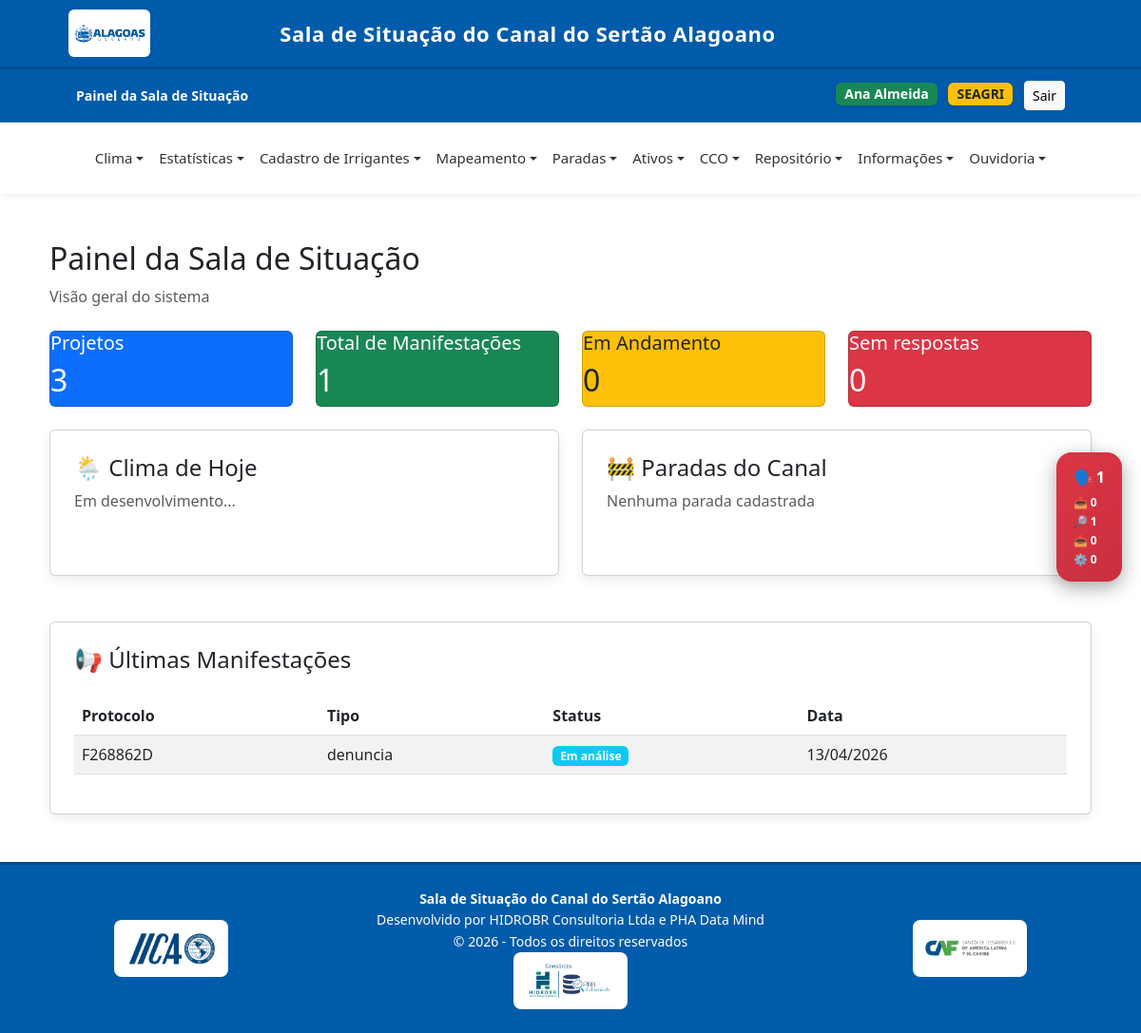
Screenshot of / (signed in) with the database file from the repository.
### core/models.py (models this page shows, shortened)
class User(AbstractUser):
    GRUPOS_CHOICES = [
        ('seinfra', 'SEINFRA'),
        ('casal', 'CASAL'),
        ('segov', 'SEGOV'),
        ('seagri', 'SEAGRI'),
        ('arsal', 'ARSAL'),
        ('sefaz', 'SEFAZ'),
        ('iica', 'IICA'),
    ]
    grupo = models.CharField(max_length=50, choices=GRUPOS_CHOICES, blank=True, null=True)
    email = models.EmailField()
    groups = models.ManyToManyField(Group, related_name="+", blank=True)
    user_permissions = models.ManyToManyField(Permission, related_name="+", blank=True)

class Manifestacao(models.Model):
    TIPO_CHOICES = [
        ('denuncia', 'Denúncia'), #CASAL
        ('reclamacao', 'Reclamação'), #SEAGRI
        ('solicitacao', 'Solicitação'), #CASAL
        ('sugestao', 'Sugestão'), #SEAGRI
        ('elogio', 'Elogio'), #NÃO LEMBRO DE VER ALGUÉM ELOGIAR
    ]
    STATUS_CHOICES = [
        ('recebido', 'Recebido'),
        ('em_analise', 'Em análise'),
        ('encaminhado', 'Encaminhado'),
        ('em_andamento', 'Em andamento'),
        ('concluido', 'Concluído'),
    ]
    CLASSIFICACAO_CHOICES = [
        ('agropecuaria', 'Agropecuária'),
        ('consumo_humano', 'Consumo Humano'),
        ('outros', 'Outros'),
    ]
    nome = models.CharField(max_length=200, blank=True, null=True)
    email = models.EmailField(blank=True, null=True)
    telefone = models.CharField(max_length=20, blank=True, null=True)
    anonimo = models.BooleanField(default=False)
    classificacao = models.CharField(max_length=20, choices=CLASSIFICACAO_CHOICES, blank=True, null=True)
    tipo = models.CharField(max_length=20, choices=TIPO_CHOICES)
    assunto = models.CharField(max_length=200)
    descricao = models.TextField()
    municipio = models.CharField(max_length=150, blank=True, null=True)
    latitude = models.FloatField(blank=True, null=True)
    longitude = models.FloatField(blank=True, null=True)
    setor_responsavel = models.CharField(max_length=200, blank=True, null=True)
    status = models.CharField(
        max_length=20,
        choices=STATUS_CHOICES,
        default='recebido'
    )
    anexo = models.FileField(
        upload_to='ouvidoria/',
        blank=True,
        null=True
    )
    protocolo = models.CharField(max_length=20, unique=True)
    data_criacao = models.DateTimeField(auto_now_add=True)
    ultima_atualizacao = models.DateTimeField(auto_now=True)
    def status_display(self):
        return dict(self.STATUS_CHOICES).get(self.status, self.status)
    def cor_status(self):
        cores = {
            'recebido': 'secondary',
            'em_analise': 'info',
            'encaminhado': 'primary',
            'em_andamento': 'warning',
            'concluido': 'success',
            'indeferido': 'danger',
        }
        return cores.get(self.status, 'secondary')
    class Meta:
        ordering = ['-data_criacao']
        verbose_name = "Manifestação"
        verbose_name_plural = "Manifestações"

### core/views.py (the view)
# urls.py: path('', views.home, name='home'),
@login_required
def home(request):
    manifestacoes = Manifestacao.objects.all()
    paradas = Parada.objects.order_by('-data_inicio')[:5]
    context = {
        'total_projetos': Projeto.objects.count(),
        'total_manifestacoes': manifestacoes.count(),
        'em_andamento': manifestacoes.filter(status='em_andamento').count(),
        'recebido': manifestacoes.filter(status='recebido').count(),
        'manifestacoes_recentes': manifestacoes[:5],
        'paradas_recentes': paradas,
    }
    return render(request, 'home.html', context)

### templates/home.html
{% extends 'base.html' %}
{% load static %}
{% block content %}
<link rel="stylesheet" href="{% static 'css/lista.css' %}">
<div class="container mt-4">
    <div class="mb-4">
        <h2>Painel da Sala de Situação</h2>
        <p class="text-muted">Visão geral do sistema</p>
    </div>
    <div class="row mb-4">
        <div class="col-md-3">
            <div class="card dashboard-card bg-primary text-white">
                <h5>Projetos</h5>
                <h2>{{ total_projetos|default:"0" }}</h2>
            </div>
        </div>
        <div class="col-md-3">
            <div class="card dashboard-card bg-success text-white">
                <h5>Total de Manifestações</h5>
                <h2>{{ total_manifestacoes|default:"0" }}</h2>
            </div>
        </div>
        <div class="col-md-3">
            <div class="card dashboard-card bg-warning text-dark">
                <h5>Em Andamento</h5>
                <h2>{{ em_andamento|default:"0" }}</h2>
            </div>
        </div>
        <div class="col-md-3">
            <div class="card dashboard-card bg-danger text-white">
                <h5>Sem respostas</h5>
                <h2>{{ recebido|default:"0" }}</h2>
            </div>
        </div>
    </div>
    <div class="row">
        <div class="col-md-6 mb-4">
            <div class="card card-custom h-100">
                <h4>🌦️ Clima de Hoje</h4>
                <div id="clima">
                    <p class="text-muted">Em desenvolvimento...</p>
                </div>
            </div>
        </div>
        <div class="col-md-6 mb-4">
            <div class="card card-custom h-100">
                <h4>🚧 Paradas do Canal</h4>
                <div id="paradas">
                    {% if paradas_recentes %}
                        <ul class="list-group mt-3">
                            {% for parada in paradas_recentes %}
                                <li class="list-group-item d-flex justify-content-between align-items-center">
                                    <div>
                                        <strong>{{ parada.nome|default:"Parada" }}</strong><br>
                                        <small class="text-muted">
                                            {{ parada.data_inicio|date:"d/m/Y" }}
                                        </small>
                                    </div>
                                    {% if parada.status %}
                                        <span class="badge bg-warning text-dark">
                                            {{ parada.status }}
                                        </span>
                                    {% endif %}
                                </li>
                            {% endfor %}
                        </ul>
                    {% else %}
                        <p class="text-muted">Nenhuma parada cadastrada</p>
                    {% endif %}
                </div>
            </div>
        </div>
    </div>
    <div class="card card-custom mt-4">
        <h4>📢 Últimas Manifestações</h4>
        <table class="table table-striped mt-3">
            <thead>
                <tr>
                    <th>Protocolo</th>
                    <th>Tipo</th>
                    <th>Status</th>
                    <th>Data</th>
                </tr>
            </thead>
            <tbody>
                {% for m in manifestacoes_recentes %}
                <tr class="linha-clicavel" onclick="window.location='{% url 'acompanhar_manifestacao' m.protocolo %}'">
                    <td>{{ m.protocolo }}</td>
                    <td>{{ m.tipo }}</td>
                    <td>
                        <span class="badge bg-{{ m.cor_status }}">
                            {{ m.status_display }}
                        </span>
                    </td>
                    <td>{{ m.data_criacao|date:"d/m/Y" }}</td>
                </tr>
                {% empty %}
                <tr>
                    <td colspan="4">Nenhuma manifestação recente</td>
                </tr>
                {% endfor %}
            </tbody>
        </table>
    </div>
</div>
{% endblock %}

### templates/base.html (shortened to what this page needs)
{% load static %}
<!DOCTYPE html>
<html lang="pt-br">
<head>
    <link rel="stylesheet" href="{% static 'css/base.css' %}">
    <link href="https://cdn.jsdelivr.net/npm/bootstrap@5.3.0/dist/css/bootstrap.min.css" rel="stylesheet">
    <link rel="stylesheet" href="https://unpkg.com/leaflet/dist/leaflet.css"/>
</head>
<body>
<div class="header-institucional">
    <div class="container-fluid d-flex align-items-center justify-content-between">
        <div class="d-flex align-items-center">
            <img src="{% static 'img/governo.png' %}" height="100" class="me-4">
        </div>
        <div class="titulo-sistema text-center">
            <a class="navbar-brand align-items-center" href="{% url 'home' %}">
                Sala de Situação do Canal do Sertão Alagoano
            </a>
        </div>
    </div>
</div>
<div class="navbar-custom d-flex justify-content-between align-items-center">
    <div>
        <a class="navbar-brand align-items-center" href="{% url 'home' %}">
            <span><strong>Painel da Sala de Situação</strong></span>
        </a>
    </div>
    <div>
        {% if user.is_authenticated %}
            <span class="badge bg-success badge-usuario me-2">
                {{ user.get_full_name|default:user.username }}
            </span>
            <span class="badge bg-warning text-dark badge-usuario me-2">
                {{ user.get_grupo_display }}
            </span>
            <form action="{% url 'logout' %}" method="post" style="display:inline;">
                <button type="submit" class="btn btn-light btn-sm">Sair</button>
            </form>
        {% endif %}
    </div>
</div>
{% if user.is_authenticated %}
<nav class="navbar navbar-expand-lg navbar-light">
    <div class="container-fluid">
        <div class="collapse navbar-collapse justify-content-center" id="navbarMenu">
            <ul class="navbar-nav">
                <li class="nav-item dropdown">
                    <a class="nav-link dropdown-toggle" href="#">Clima</a>
                </li>
                <li class="nav-item dropdown">
                    <a class="nav-link dropdown-toggle" href="#">Estatísticas</a>
                </li>
                <li class="nav-item dropdown">
                    <a class="nav-link dropdown-toggle" href="#">Cadastro de Irrigantes</a>
                </li>
                <li class="nav-item dropdown">
                    <a class="nav-link dropdown-toggle" href="#">Mapeamento</a>
                </li>
                <li class="nav-item dropdown">
                    <a class="nav-link dropdown-toggle" href="#">Paradas</a>
                </li>
                <li class="nav-item dropdown">
                    <a class="nav-link dropdown-toggle" href="#">Ativos</a>
                </li>
                <li class="nav-item dropdown">
                    <a class="nav-link dropdown-toggle" href="#">CCO</a>
                </li>
                <li class="nav-item dropdown">
                    <a class="nav-link dropdown-toggle" href="#">Repositório</a>
                </li>
                <li class="nav-item dropdown">
                    <a class="nav-link dropdown-toggle" href="#">Informações</a>
                </li>
                {% if user.grupo == 'seagri' or user.grupo == 'casal' %}
                    <li class="nav-item dropdown">
                        <a class="nav-link dropdown-toggle" href="{% url 'lista_manifestacoes' %}">Ouvidoria</a>
                    </li>
                {% endif %}
            </ul>
        </div>
    </div>
</nav>
{% endif %}
<div class="container-main">
    {% block content %}
    {% endblock %}
</div>
<footer class="footer-institucional">
    <div class="container">
        <div class="row align-items-center">
            <div class="col-md-3 text-center text-md-start mb-3 mb-md-0">
                <div class="logo-box">
                    <img src="{% static 'img/iica.png' %}" alt="IICA">
                </div>
            </div>
            <div class="col-md-6 text-center footer-texto">
                <strong>Sala de Situação do Canal do Sertão Alagoano</strong><br>
                Desenvolvido por HIDROBR Consultoria Ltda e PHA Data Mind<br>
                © {% now "Y" %} - Todos os direitos reservados
                <div class="logo-box">
                    <img src="{% static 'img/hidro-pha.png' %}" alt="Hidro-PHA">
                </div>
            </div>
            <div class="col-md-3 text-center text-md-end">
                <div class="logos-direita">
                    <div class="logo-box">
                        <img src="{% static 'img/caf.png' %}" alt="CAF">
                    </div>
                </div>
            </div>
        </div>
    </div>
</footer>
{% if user.grupo == 'seagri' or user.grupo == 'casal' %}
    {% if total_manifestacoes > 0 %}
        <div id="ouvidoriaBadge" class="ouvidoria-badge">
            <a href="{% url 'lista_manifestacoes' %}">
                <div class="badge-main">🗣️ {{ total_manifestacoes }}</div>
                <div class="badge-sub">
                  <div>📥 {{ recebido }} </div>
                  <div>🔎 {{ em_analise }} </div>
                  <div>📤 {{ encaminhado }} </div>
                  <div>⚙️ {{ em_andamento }} </div>
                </div>
            </a>
        </div>
    {% endif %}
{% endif %}
</body>
</html>

### static/css/base.css (style rules this page uses)
html, body { height: 100%; }
body { margin: 0; font-family: Arial, Helvetica, sans-serif; background-color: #f4f6f9; display: flex; flex-direction: column; min-height: 100vh; }
.container-main { flex: 1; padding: 25px 40px; }
.header-institucional { background-color: #005baa; padding: 10px 60px; color: white; border-bottom: 3px solid #004a8f; }
.header-institucional img { max-height: 50px; background-color: white; padding: 6px 5px; border-radius: 6px; margin-right: 15px; }
.titulo-sistema { font-size: 22px; font-weight: bold; letter-spacing: 0.5px; }
.navbar-custom { background-color: #005baa; color: white; padding: 12px 80px; font-size: 14px; border-bottom: 1px solid rgba(255,255,255,0.2); }
.navbar-custom a { color: white; text-decoration: none; margin-right: 15px; font-weight: 500; }
.badge-usuario { font-size: 14px !important; padding: 8px 12px; border-radius: 6px !important; box-shadow: 0 1px 3px rgba(0,0,0,0.2) !important; }
.navbar { background-color: #ffffff; min-height: 75px; box-shadow: 0 2px 8px rgba(0,0,0,0.08); z-index: 1000; padding-left: 60px; padding-right: 60px; }
.navbar .nav-link { color: #333 !important; font-weight: 500; padding: 22px 12px; font-size: 15px; }
.dropdown-toggle::after { transition: 0.3s; }
.card-custom { background: white; border-radius: 10px; padding: 25px; box-shadow: 0 4px 12px rgba(0,0,0,0.08); margin-bottom: 25px; border: none; }
.footer-institucional { background-color: #005baa; color: white; padding: 25px 40px; border-top: 3px solid #004a8f; font-size: 14px; margin-top: auto; }
.footer-texto { line-height: 1.6; }
.logo-box { width: 120px; height: 60px; background-color: white; border-radius: 8px; display: flex; align-items: center; justify-content: center; padding: 6px; margin: 0 auto; overflow: hidden; }
.logo-box img { width: auto; height: auto; max-width: 100%; max-height: 100%; display: block; }
.logos-direita { display: flex; gap: 10px; justify-content: center; }
.ouvidoria-badge { position: fixed; top: 50%; right: 20px; transform: translateY(-50%); background: linear-gradient(135deg, #dc3545, #bb2d3b); color: #fff; padding: 14px 18px; border-radius: 16px; font-weight: 600; font-size: 14px; display: flex; flex-direction: column; align-items: center; box-shadow: 0 6px 20px rgba(0,0,0,0.35); z-index: 999999; cursor: pointer; user-select: none; transition: all 0.25s ease; }
.ouvidoria-badge a { color: white; text-decoration: none; display: flex; flex-direction: column; align-items: center; }
.badge-main { font-size: 16px; font-weight: bold; margin-bottom: 6px; }
.badge-sub { font-size: 12px; display: flex; flex-direction: column; align-items: flex-start; gap: 2px; width: 100%; }
.ouvidoria-badge::after { content: ''; position: absolute; width: 100%; height: 100%; border-radius: 16px; background: rgba(220, 53, 69, 0.4); top: 0; left: 0; z-index: -1; animation: pulse 1.8s infinite; }

### static/css/lista.css (style rules this page uses)
.linha-clicavel { cursor: pointer; transition: background 0.2s ease; }

### rows the page displays
User: get_full_name "Ana Almeida", grupo "SEAGRI"
Manifestacao: protocolo "F268862D", tipo "denuncia", status_display "Em análise", data_criacao "13/04/2026"

### other values shown
{{ total_projetos|default:"0" }} "3"
{{ total_manifestacoes|default:"0" }} "1"
{{ em_andamento|default:"0" }} "0"
{{ recebido|default:"0" }} "0"
{{ total_manifestacoes }} "1"
{{ recebido }} "0"
{{ em_analise }} "1"
{{ encaminhado }} "0"
{{ em_andamento }} "0"
